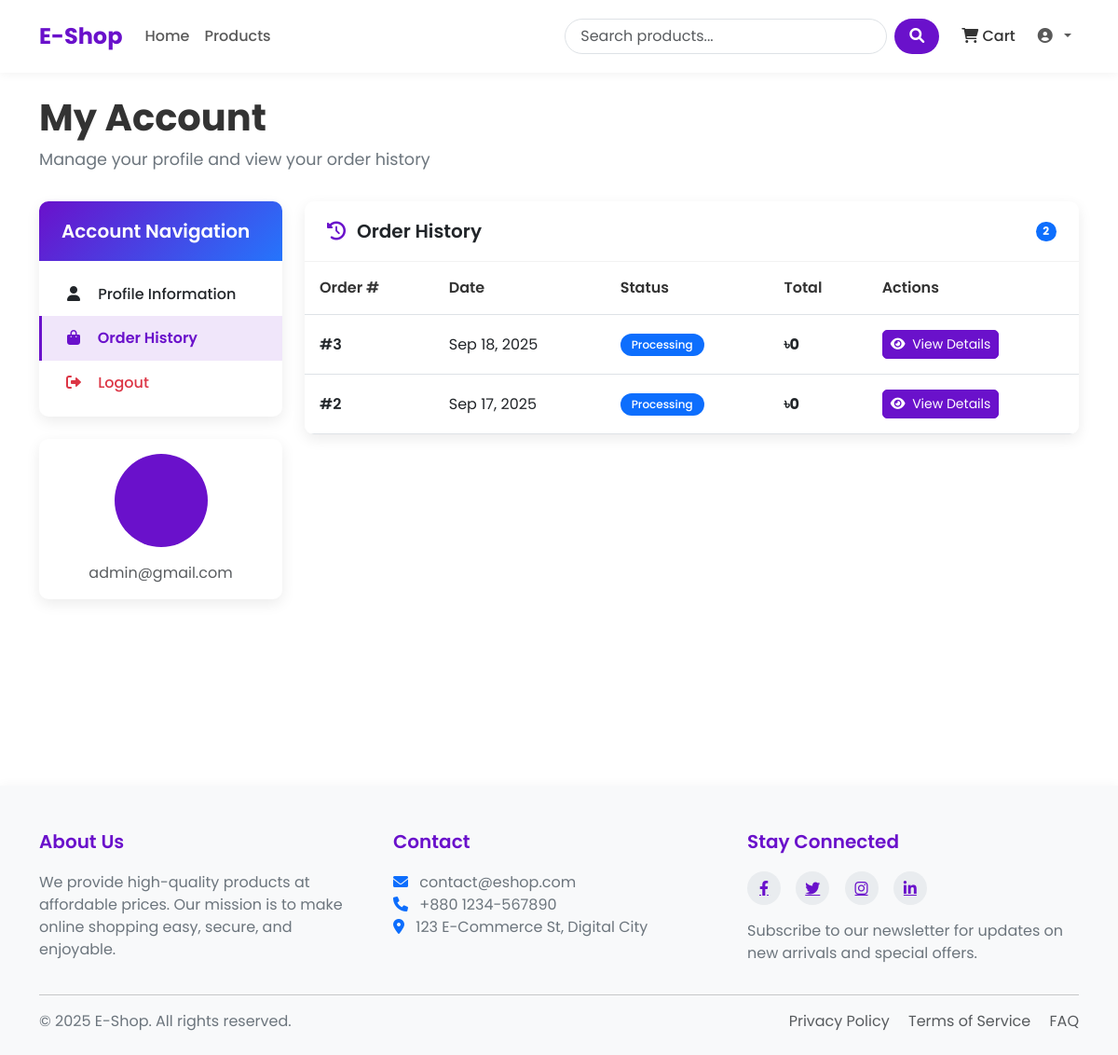
The page /profile/?tab=orders (signed in) on the database as committed earlier.
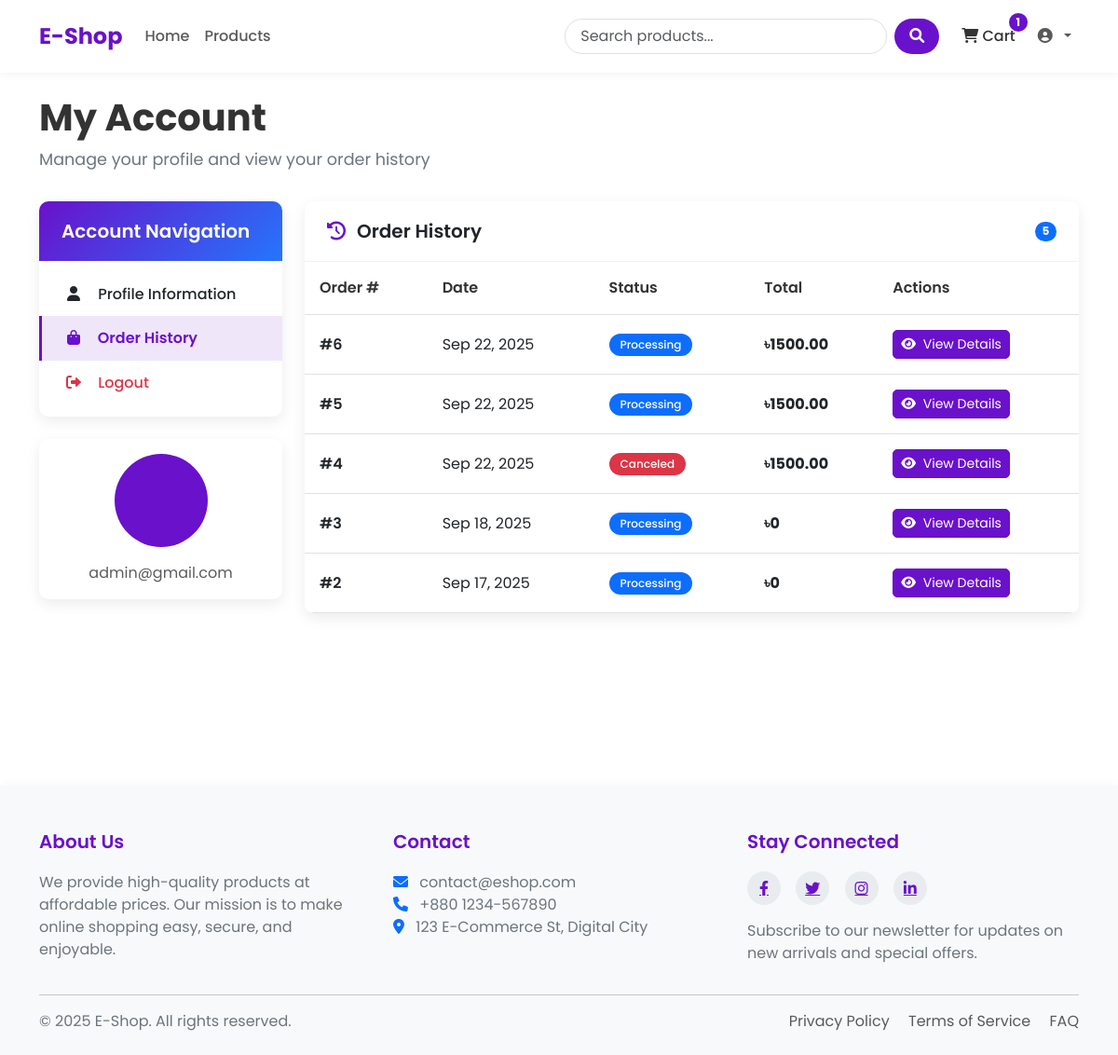
The same page on the database as committed later.
### shop/models.py (models this page shows, shortened)
class Order(models.Model):
    STATUS_CHOICES = (
        ('pending', 'Pending'),
        ('processing', 'Processing'),
        ('shipped', 'Shipped'),
        ('delivered', 'Delivered'),
        ('canceled', 'Canceled'),
    )
    user = models.ForeignKey(settings.AUTH_USER_MODEL, on_delete=models.CASCADE, related_name="orders")
    first_name = models.CharField(max_length=100)
    last_name = models.CharField(max_length=100)
    email = models.EmailField()
    address = models.CharField(max_length=250)
    postal_code = models.CharField(max_length=20)
    city = models.CharField(max_length=100)
    status = models.CharField(max_length=10, choices=STATUS_CHOICES, default='pending')
    note = models.TextField(blank = True)
    paid = models.BooleanField(default=False)
    transaction_id = models.CharField(max_length=200, blank=True)
    created = models.DateTimeField(auto_now_add=True)
    updated = models.DateTimeField(auto_now=True)
    class Meta:
        ordering = ['-created']
    def get_total_cost(self):
        return sum(item.get_cost() for item in self.items.all())

class OrderItem(models.Model):
    order = models.ForeignKey(Order, on_delete=models.CASCADE, related_name="items")
    product = models.ForeignKey(Product, on_delete=models.CASCADE)
    quantity = models.PositiveIntegerField(default=1)
    price = models.DecimalField(max_digits=10, decimal_places=2)
    def get_cost(self):
        return self.price*self.quantity

### shop/views.py (the view)
# urls.py: path('profile/', views.profile, name='profile'),
@login_required(login_url='/login/')
def profile(request):
    tab = request.GET.get('tab')
    orders = Order.objects.filter(user=request.user).order_by('-created')
    completed_orders = orders.filter(status = 'delivered').count()
    total_spent = sum(order.get_total_cost() for order in orders if order.paid)
    order_history_active = (tab == 'orders')
    return render(request, 'shop/profile.html', {
        'user' : request.user,
        'orders' : orders,
        'order_history_active' : order_history_active,
        'completed_orders' : completed_orders,
        'total_spent' : total_spent
    })

### shop/context_processors.py (called while the page is built)
def cart_items_count(request):
    if request.user.is_authenticated:
        try:
            cart = Cart.objects.get(user=request.user)
            return {'cart_items_count' : cart.get_total_items()}
        except Cart.DoesNotExist:
            return {'cart_items_count' : 0}
    return {'cart_items_count' : 0}

### shop/models.py (called while the page is built)
    def get_total_items(self):
        return sum(item.quantity for item in self.items.all())

### templates/shop/profile.html (shortened to what the changed rows need)
{% extends 'base.html' %}
{% block content %}
<div class="profile-container">
    <div class="profile-header">
        <h1 class="profile-title">My Account</h1>
    </div>
    <div class="row">
        <div class="col-lg-9">
            {% if order_history_active %}
            <div class="content-card card">
                <div class="card-header d-flex justify-content-between align-items-center">
                    <h5 class="mb-0"><i class="fas fa-history"></i> Order History</h5>
                    {% if orders %}
                    <span class="badge bg-primary rounded-pill">{{ orders|length }}</span>
                    {% endif %}
                </div>
                <div class="card-body p-0">
                    {% if orders %}
                        <div class="table-responsive">
                            <table class="table order-table mb-0">
                                <thead>
                                    <tr>
                                        <th>Order #</th>
                                        <th>Date</th>
                                        <th>Status</th>
                                        <th>Total</th>
                                        <th>Actions</th>
                                    </tr>
                                </thead>
                                <tbody>
                                    {% for order in orders %}
                                    <tr>
                                        <td class="order-id">#{{ order.id }}</td>
                                        <td>{{ order.created|date:"M d, Y" }}</td>
                                        <td>
                                            <span class="status-badge badge {% if order.status == 'delivered' %}bg-success{% elif order.status == 'shipped' %}bg-info{% elif order.status == 'processing' %}bg-primary{% elif order.status == 'canceled' %}bg-danger{% else %}bg-secondary{% endif %}">
                                                {{ order.get_status_display }}
                                            </span>
                                        </td>
                                        <td class="fw-bold">৳{{ order.get_total_cost }}</td>
                                        <td>
                                            <button type="button" class="btn btn-sm btn-primary view-btn" data-bs-toggle="modal" data-bs-target="#orderModal{{ order.id }}">
                                                <i class="fas fa-eye me-1"></i> View Details
                                            </button>
                                        </td>
                                    </tr>
                                    {% endfor %}
                                </tbody>
                            </table>
                        </div>
                    {% endif %}
                </div>
            </div>
            {% endif %}
        </div>
    </div>
</div>
{% endblock %}

Rows that differ between the two databases and show on the page:
added Order: id "6", created "Sep 22, 2025", status "Processing", get_total_cost "1500.00"
added Order: id "5", created "Sep 22, 2025", status "Processing", get_total_cost "1500.00"
added Order: id "4", created "Sep 22, 2025", status "Canceled", get_total_cost "1500.00"
Other text that changed with them:
{{ cart_items_count }}: (not shown) → "1"
{{ orders|length }}: "2" → "5"
